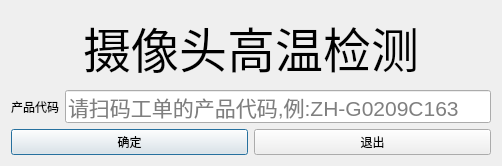
<?xml version="1.0" encoding="UTF-8"?>
<ui version="4.0">
 <class>ScanDialog</class>
 <widget class="QDialog" name="ScanDialog">
  <property name="geometry">
   <rect>
    <x>0</x>
    <y>0</y>
    <width>502</width>
    <height>166</height>
   </rect>
  </property>
  <property name="windowTitle">
   <string>摄像头高温检测</string>
  </property>
  <layout class="QVBoxLayout" name="verticalLayout">
   <item>
    <widget class="QLabel" name="label">
     <property name="font">
      <font>
       <family>华文行楷</family>
       <pointsize>36</pointsize>
       <italic>false</italic>
      </font>
     </property>
     <property name="text">
      <string>摄像头高温检测</string>
     </property>
     <property name="alignment">
      <set>Qt::AlignCenter</set>
     </property>
    </widget>
   </item>
   <item>
    <layout class="QHBoxLayout" name="horizontalLayout">
     <item>
      <widget class="QLabel" name="label_3">
       <property name="styleSheet">
        <string notr="true">font: 16px &quot;华文楷体&quot;;</string>
       </property>
       <property name="text">
        <string>产品代码</string>
       </property>
      </widget>
     </item>
     <item>
      <widget class="QLineEdit" name="lineEdit">
       <property name="font">
        <font>
         <pointsize>16</pointsize>
        </font>
       </property>
       <property name="placeholderText">
        <string>请扫码工单的产品代码,例:ZH-G0209C163</string>
       </property>
      </widget>
     </item>
    </layout>
   </item>
   <item>
    <layout class="QHBoxLayout" name="horizontalLayout_2">
     <item>
      <widget class="QPushButton" name="enterButton">
       <property name="styleSheet">
        <string notr="true">font: 16px &quot;华文楷体&quot;;</string>
       </property>
       <property name="text">
        <string>确定</string>
       </property>
       <property name="icon">
        <iconset resource="MainDlg.qrc">
         <normaloff>:/MainDlg/Resources/images/save.ico</normaloff>:/MainDlg/Resources/images/save.ico</iconset>
       </property>
      </widget>
     </item>
     <item>
      <widget class="QPushButton" name="exitButton">
       <property name="styleSheet">
        <string notr="true">font: 16px &quot;华文楷体&quot;;</string>
       </property>
       <property name="text">
        <string>退出</string>
       </property>
       <property name="icon">
        <iconset resource="MainDlg.qrc">
         <normaloff>:/MainDlg/Resources/images/del.ico</normaloff>:/MainDlg/Resources/images/del.ico</iconset>
       </property>
      </widget>
     </item>
    </layout>
   </item>
  </layout>
 </widget>
 <layoutdefault spacing="6" margin="11"/>
 <resources>
  <include location="MainDlg.qrc"/>
 </resources>
 <connections/>
</ui>
